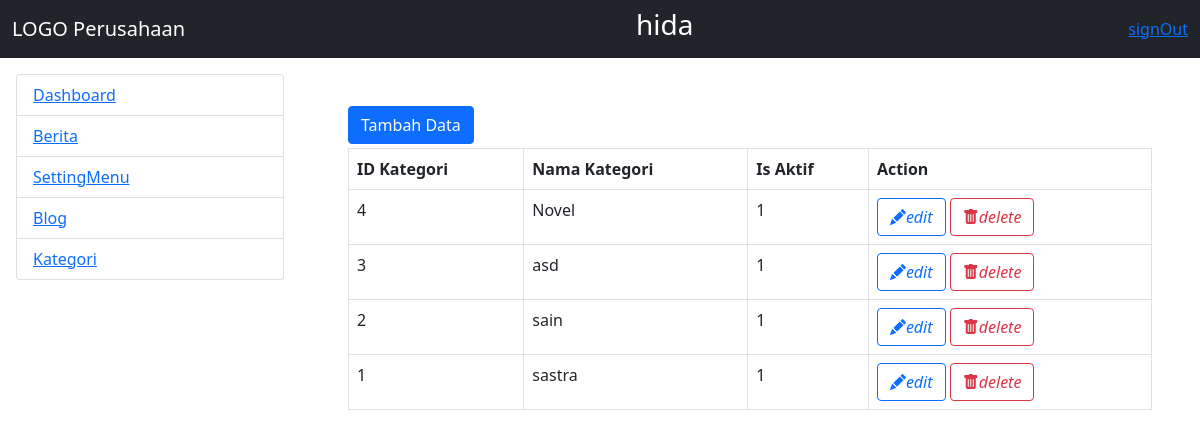
/admin/home.php?modul=mod_kategori (signed in), run on the app's committed database.
### tables this page shows
CREATE TABLE `mst_menu` (
  `idmenu` int(11) NOT NULL,
  `nmmenu` varchar(20) NOT NULL,
  `link` varchar(30) NOT NULL,
  `is_active` tinyint(4) NOT NULL
);

CREATE TABLE `mst_kategoriblog` (
  `id_kategori` int(11) NOT NULL,
  `nm_kategori` varchar(50) NOT NULL,
  `is_active` int(2) NOT NULL
);

### admin/mod_kategori/index.php (the view, shortened to what this page needs)
<?php
include_once("kategoriCtrl.php");
if(!isset($_GET['act'])){
?>
<a href="?modul=mod_kategori&act=add" class="btn btn-primary btn-xs mb-1">Tambah Data</a>
<table class="table table-bordered">
	<tr>
		<th>ID Kategori</th>
		<th>Nama Kategori</th>
		<th>Is Aktif</th>
		<th>Action</th>
	</tr>
	<?php
	$qry_list = mysqli_query($connect_db,
			"select * from mst_kategoriblog order by id_kategori DESC")
			or die("gagal akses table mst_menu ".mysqli_error($connect_db));
	while($row = mysqli_fetch_array($qry_list)){
	?>
	<tr>
		<td><?php echo $row['id_kategori']; ?></td>
		<td><?php echo $row['nm_kategori']; ?></td>
		<td><?php echo $row['is_active']?></td>
		<td>
                <a href="?modul=mod_kategori&act=edit&id=<?=$row['id_kategori'];?>" class="btn btn-outline-primary">
                        <i class="bi bi-pencil-fill">edit</i>
                    </a>
                <a href="?modul=mod_kategori&act=delete&id=<?=$row['id_kategori'];?>" class="btn btn-outline-danger">
                        <i class="bi bi-trash-fill">delete</i>
                    </a>
            </td>
	</tr>
	<?php } ?>
</table>
<?php
	}
 ?>

### admin/menu.php (shortened to what this page needs)
<!DOCTYPE html>
<html lang="en">
<head>
</head>
<body>
	<?php
	$qry_menu = mysqli_query($connect_db, "select * from mst_menu limit 5")
				or die("Gagal tampil menu".mysqli_error($connect_db));
	?>
	<ul class="list-group">
		<?php
		while($row = mysqli_fetch_array($qry_menu)){
		?>
		<li class="list-group-item">
			<a href="?modul=<?= $row['link']; ?>"><?= $row['nmmenu']; ?></a>
		</li>
		<?php } ?>
	</ul>
</body>
</html>

### data on the page
mst_menu: nmmenu "Dashboard"
mst_menu: nmmenu "Berita"
mst_menu: nmmenu "SettingMenu"
mst_menu: nmmenu "Blog"
mst_menu: nmmenu "Kategori"
mst_kategoriblog: id_kategori "4", nm_kategori "Novel", is_active "1"
mst_kategoriblog: id_kategori "3", nm_kategori "asd", is_active "1"
mst_kategoriblog: id_kategori "2", nm_kategori "sain", is_active "1"
mst_kategoriblog: id_kategori "1", nm_kategori "sastra", is_active "1"

### other printed values
$_SESSION['userlogin'] "hida"
